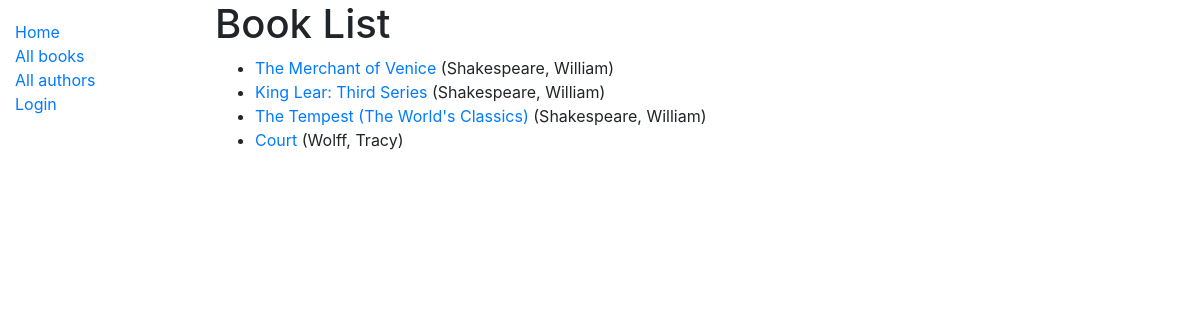
/catalog/books/, run on the app's committed database.
### catalog/models.py (models this page shows, shortened)
class Book(models.Model):
    title = models.CharField(max_length=200)
    author = models.ForeignKey('Author', on_delete=models.SET_NULL, null=True)
    summary = models.TextField(max_length=1000, help_text='Enter a brief description of the book')
    isbn = models.CharField('ISBN', max_length=13, unique=True,
                             help_text='13 Character <a href="https://www.isbn-international.org/content/what-isbn">ISBN number</a>')
    genre = models.ManyToManyField(Genre, help_text='Select a genre for this book')
    def get_absolute_url(self):
        return reverse('book-detail', args=[str(self.id)])
    def display_genre(self):
        """Create a string for the Genre. This is required to display genre in Admin."""
        return ', '.join(genre.name for genre in self.genre.all()[:3])
    display_genre.short_description = 'Genre'

class Author(models.Model):
    first_name = models.CharField(max_length=100)
    last_name = models.CharField(max_length=100)
    date_of_birth = models.DateField(null=True, blank=True)
    date_of_death = models.DateField('Died', null=True, blank=True)
    class Meta:
        ordering = ['last_name', 'first_name']
    def __str__(self):
        return f'{self.last_name}, {self.first_name}'

### catalog/views.py (the view)
# urls.py: path('books/', views.BookListView.as_view(), name='books'),
class BookListView(generic.ListView):
    model = Book
    paginate_by = 10

### catalog/templates/catalog/book_list.html
{% extends "base_generic.html" %}
{% block content %}
  <h1>Book List</h1>
  {% if book_list %}
  <ul>
    {% for book in book_list %}
      <li>
        <a href="{{ book.get_absolute_url }}">{{ book.title }}</a> ({{book.author}})
      </li>
    {% endfor %}
  </ul>
  {% else %}
    <p>There are no books in the library.</p>
  {% endif %}
{% endblock %}

### catalog/templates/base_generic.html (shortened to what this page needs)
<!DOCTYPE html>
<html lang="en">
<head>
  <link rel="stylesheet" href="https://cdn.jsdelivr.net/npm/bootstrap@4.5.3/dist/css/bootstrap.min.css">
  {% load static %}
  <link rel="stylesheet" href="{% static 'css/styles.css' %}">
</head>
<body>
  <div class="container-fluid">
    <div class="row">
      <div class="col-sm-2">
      {% block sidebar %}
        <ul class="sidebar-nav">
          <li><a href="{% url 'index' %}">Home</a></li>
          <li><a href="{% url 'books' %}">All books</a></li>
          <li><a href="{% url 'authors' %}">All authors</a></li>
            {% if user.is_authenticated %}
                <li>User: {{ user.get_username }}</li>
                <li><a href="{% url 'my-borrowed' %}">My Borrowed</a></li>
                <li><a href="{% url 'logout'%}?next={{request.path}}">Logout</a></li>
            {% else %}
                <li><a href="{% url 'login'%}?next={{request.path}}">Login</a></li>
            {% endif %}
        </ul>
     {% endblock %}
      </div>
      <div class="col-sm-10 ">{% block content %}{% endblock %}
      </div>
    </div>
  </div>
</body>
</html>

### catalog/static/css/styles.css (style rules this page uses)
.sidebar-nav { margin-top: 20px; padding: 0; list-style: none; }

### data on the page
Book: title "The Merchant of Venice", author "Shakespeare, William"
Book: title "King Lear: Third Series", author "Shakespeare, William"
Book: title "The Tempest (The World's Classics)", author "Shakespeare, William"
Book: title "Court", author "Wolff, Tracy"
